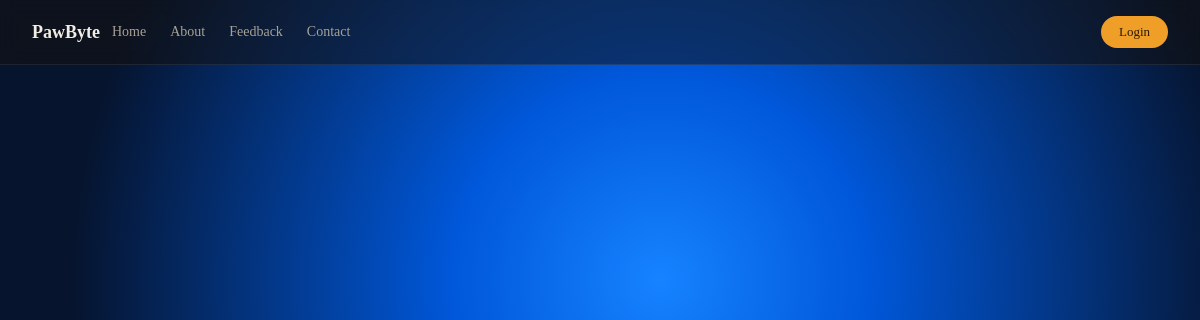
The page /exams/dept/ on the database as committed earlier.
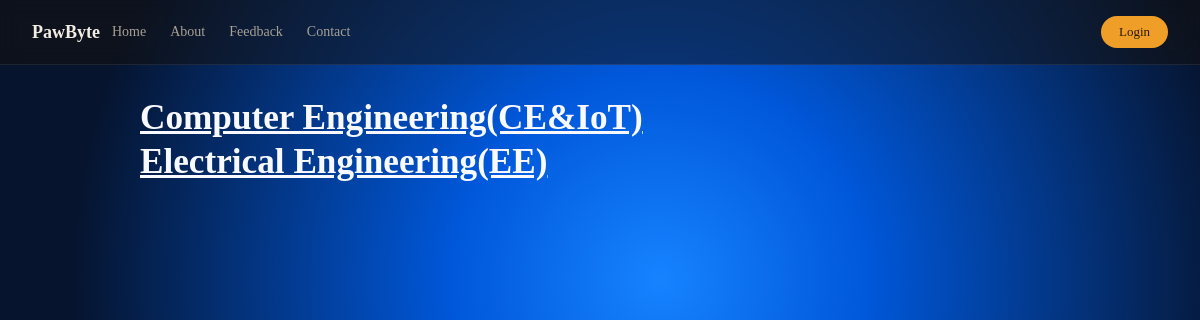
The same page on the database as committed later.
### accounts/models.py (models this page shows)
class Departments(models.Model):
    name = models.CharField(max_length=255)
    code = models.CharField(max_length=24)
    def __str__(self):
        return f"{self.name}({self.code})"

### exams/views.py (the view)
# urls.py: path('dept/', views.departments, name="branch"),
def departments(request):
    branches = Departments.objects.all()
    return render(
        request,
        'exams/branchs.html',
        {
            "branches":branches
        }
    )

### exams/templates/exams/branchs.html (shortened to what this page needs)
{% extends 'layout.html' %}
{% block body %}
<section class="page">
{% for branch in branches %}
    <h1><a href="{% url 'exam:syllabus' branch.id %}">{{ branch }}</a></h1>
{% endfor %}
</section>
{% endblock %}

### templates/layout.html (shortened to what this page needs)
{% load static %}
<!DOCTYPE html>
<html lang="en">
<head>
    <link rel="stylesheet" href="{% static 'css/main.css' %}">
</head>
<body>
    <section class="sec-nav">
        <header class="navbar">
            <a href="{% url 'user:home' %}" class="logo" id="logo">
                PawByte
            </a>
            <nav class="navLinks" id="siteNav">
                <a href="{% url 'user:home' %}">Home</a>
                <a href="{% url 'user:about' %}">About</a>
                <a href="{% url 'user:feedback' %}">Feedback</a>
                <a href="{% url 'user:contact' %}">Contact</a>
            </nav>
            <div class="nav__right">
            {% if user.is_authenticated %}
                <a href="{% url 'user:logout' %}" title="Account settings">
                    <span class="nav__avatar">{{ user.username|slice:":1"|upper }}</span>
                </a>
            {% else %}
                <a href="{% url 'user:login' %}" class="profile-circle">Login</a>
            {% endif %}
             </div>
        </header>
    </section>
    {% block body %}
    {% endblock %}
</body>
</html>

### static/css/main.css (style rules this page uses)
* { margin: 0; padding: 0; box-sizing: border-box; }
html { scroll-behavior: smooth; overflow-x: hidden; }
body { margin: 0; overflow-x: hidden; background: #06142E; background-image: radial-gradient( circle at 55% 35%, #1683FF 0%, #0057D9 25%, #06142E 70% ); background-attachment: fixed; background-size: cover; background-repeat: no-repeat; color: #F8FAFF; }
.sec-nav { position: fixed; top: 0; left: 0; width: 100%; z-index: 1000; }
.navbar { display: flex; align-items: center; justify-content: space-between; gap: 12px; padding: 16px 32px; background: rgba(20, 17, 13, 0.5); backdrop-filter: blur(10px); -webkit-backdrop-filter: blur(10px); border-bottom: 1px solid rgba(255, 255, 255, 0.08); }
.logo { font-size: 18px; font-weight: 600; color: #f2ede3; text-decoration: none; flex-shrink: 0; }
.navbar .navLinks { display: flex; align-items: center; gap: 24px; }
.navbar .navLinks a { color: #a8a196; text-decoration: none; font-size: 14px; transition: color 0.2s ease; }
.nav__right { display: flex; align-items: center; margin-left: auto; }
.profile-circle { display: inline-flex; align-items: center; justify-content: center; padding: 8px 18px; border-radius: 20px; background: #ef9f27; color: #2c1a02; text-decoration: none; font-size: 13px; font-weight: 500; white-space: nowrap; }
body { padding-top: 72px; }
.page { width: min(920px, 92%); margin: 0 auto 48px; padding: 24px 0 40px; }
.page h1, .page h1 a { font-size: clamp(1.4rem, 5vw, 2.2rem); line-height: 1.25; word-break: break-word; color: #F8FAFF; }
.page a { color: #f4bd32; }

Rows that differ between the two databases and show on the page:
added Departments: name+code "Computer Engineering(CE&IoT)"
added Departments: name+code "Electrical Engineering(EE)"
